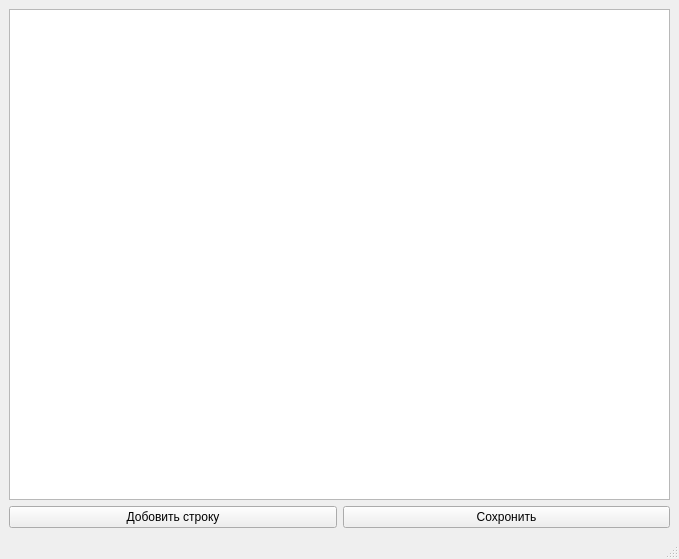
<?xml version="1.0" encoding="UTF-8"?>
<ui version="4.0">
 <class>MainWindow</class>
 <widget class="QMainWindow" name="MainWindow">
  <property name="geometry">
   <rect>
    <x>0</x>
    <y>0</y>
    <width>679</width>
    <height>559</height>
   </rect>
  </property>
  <property name="windowTitle">
   <string>Редактировка</string>
  </property>
  <widget class="QWidget" name="centralwidget">
   <layout class="QVBoxLayout" name="verticalLayout">
    <item>
     <widget class="QTableWidget" name="tableWidget"/>
    </item>
    <item>
     <layout class="QHBoxLayout" name="horizontalLayout">
      <item>
       <widget class="QPushButton" name="add_btn">
        <property name="text">
         <string>Добовить строку</string>
        </property>
       </widget>
      </item>
      <item>
       <widget class="QPushButton" name="save_btn">
        <property name="text">
         <string>Сохронить</string>
        </property>
       </widget>
      </item>
     </layout>
    </item>
   </layout>
  </widget>
  <widget class="QMenuBar" name="menubar">
   <property name="geometry">
    <rect>
     <x>0</x>
     <y>0</y>
     <width>679</width>
     <height>20</height>
    </rect>
   </property>
  </widget>
  <widget class="QStatusBar" name="statusbar"/>
 </widget>
 <resources/>
 <connections/>
</ui>
